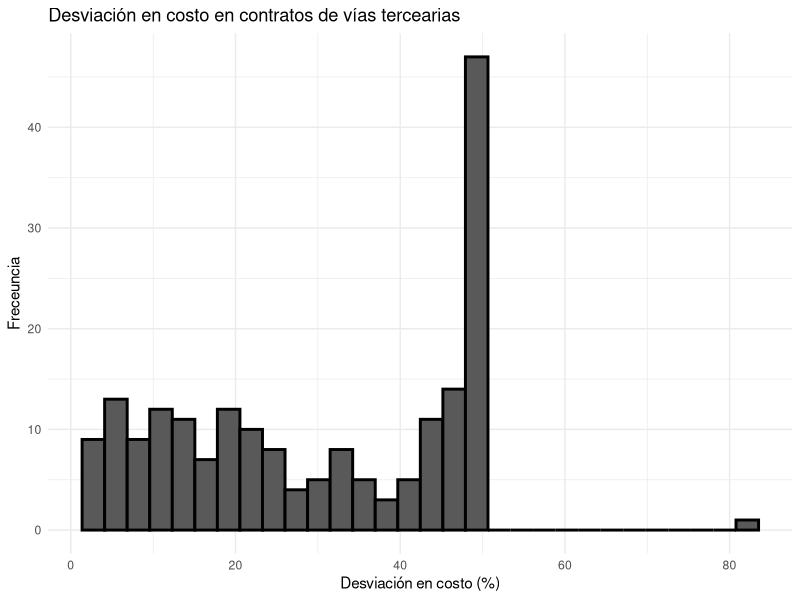
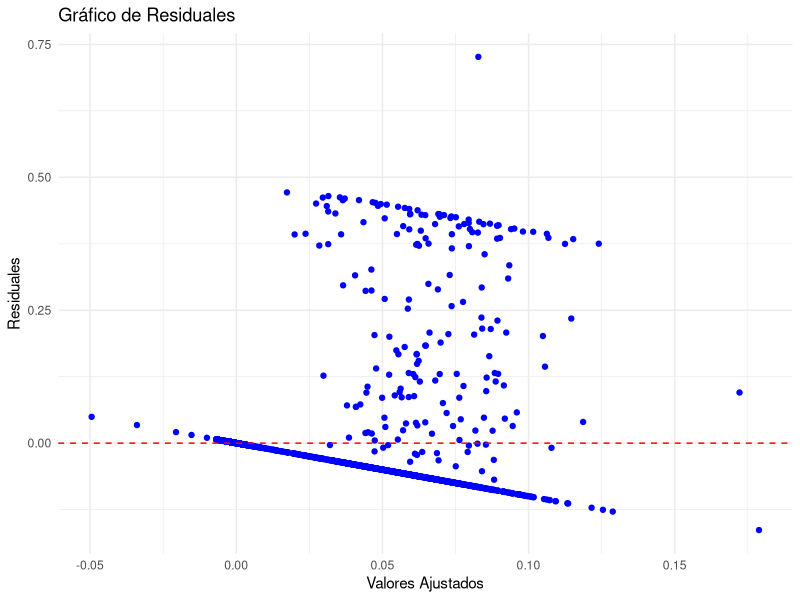

Here is the R script that generated these plots, in order:
## ---- chunk 1
knitr::opts_chunk$set(echo = TRUE)
## ---- chunk 2
datos_vr <- read.csv("../data/collected_vias_rurales_ve_data_v5.csv")
summary(datos_vr)
## ---- chunk 3
cols <- c('COST_DEVIATION','CONTRACT_VALUE_LOGNORM',
          'ORIGINAL_DEADLINE','AWARD_GROWTH','PROJECT_INTENSITY_NORM',
          'TOTAL_CONTRACTS_OBRAS_ENTITY','PROPORTION_DEVIATION_ENTITY_ALL_TIME',
          'PROPORTION_COST_DEVIATION_ENTITY_ALL_TIME', 'PROPORTION_TIME_DEVIATION_ENTITY_ALL_TIME',
          'PROJECT_INTENSITY_NORM_ENTITY_ALL_TIME',
          'AWARD_GROWTH_ORIG_ENTITY_ALL_TIME','TOTAL_CONTRACTS_OBRAS_CONT',
          'PROPORTION_DEVIATION_CONT_ALL_TIME','PROPORTION_COST_DEVIATION_CONT_ALL_TIME',
          'PROPORTION_TIME_DEVIATION_CONT_ALL_TIME',
          'PROJECT_INTENSITY_NORM_CONT_ALL_TIME', 'AWARD_GROWTH_ORIG_CONT_ALL_TIME',
          'ECONOMIC_IMPORTANCE', 'OPEN_TRANSPARENCE_GOBERMENT',
          'TRANSPORT_INVESTMENT', 'FISCAL_DESEMPENO')

correlation_matrix <- cor(datos_vr[, cols])
## ---- chunk 4
library(ggplot2)

# Crear scatter plot
ggplot(datos_vr[  datos_vr$COST_DEVIATION > 0,], aes(x = COST_DEVIATION*100)) +
# ggplot(datos_vr, aes(x = PROPORTION_DEVIATION_CONT_ALL_TIME)) +
# ggplot(datos_vr, aes(x = log(PROJECT_INTENSITY_NORM_ENTITY_ALL_TIME + 1))) +
  geom_histogram(color = "black", size = 1) +  # Puntos
    labs(title = "Desviación en costo en contratos de vías tercearias",
       x = "Desviación en costo (%)",
       y = "Freceuncia") +
  theme_minimal()  # Tema limpio
## ---- chunk 5
datos_vr$PROJECT_INTENSITY_LOGNORM <- log(datos_vr$PROJECT_INTENSITY_NORM)
datos_vr$TOTAL_CONTRACTS_OBRAS_ENTITY_LOG <- log(datos_vr$TOTAL_CONTRACTS_OBRAS_ENTITY + 1)
datos_vr$ECONOMIC_IMPORTANCE_LOG <- log(datos_vr$ECONOMIC_IMPORTANCE)
datos_vr$TRANSPORT_INVESTMENT_LOG <- log(datos_vr$TRANSPORT_INVESTMENT)
## ---- chunk 6
cols_model_num <- c('ORIGINAL_DEADLINE','AWARD_GROWTH','PROJECT_INTENSITY_LOGNORM',
          'TOTAL_CONTRACTS_OBRAS_ENTITY_LOG','PROPORTION_DEVIATION_ENTITY_ALL_TIME',
          'PROJECT_INTENSITY_NORM_ENTITY_ALL_TIME',
          'AWARD_GROWTH_ORIG_ENTITY_ALL_TIME','TOTAL_CONTRACTS_OBRAS_CONT',
          'PROPORTION_DEVIATION_CONT_ALL_TIME',
          'PROJECT_INTENSITY_NORM_CONT_ALL_TIME', 'AWARD_GROWTH_ORIG_CONT_ALL_TIME',
          'ECONOMIC_IMPORTANCE_LOG', 'OPEN_TRANSPARENCE_GOBERMENT',
          'TRANSPORT_INVESTMENT_LOG',
          'FISCAL_DESEMPENO')

correlation_matrix <- cor(datos_vr[, cols_model_num])

# Escalar todas las columnas numéricas
datos_vr_scaled <- as.data.frame(scale(datos_vr[,cols_model_num]))

## ---- chunk 7
cols_cat <- c('OWNER','PRESIDENTIAL_PERIOD','REGIONAL_PERIOD','QUARTER')

datos_vr_scaled$IS_DEPARTMENT_GOVERNMENT <- ifelse(datos_vr$OWNER == 'DEPARTMENT_GOVERNMENT', 1, 0)
datos_vr_scaled$IS_PRESIDENTIAL_PERIOD <- ifelse(datos_vr$PRESIDENTIAL_PERIOD == 'True', 1, 0)
datos_vr_scaled$IS_REGIONAL_PERIOD <- ifelse(datos_vr$REGIONAL_PERIOD == 'True', 1, 0)
datos_vr_scaled$Q1 <- ifelse(datos_vr$QUARTER == 1, 1, 0)
datos_vr_scaled$Q2 <- ifelse(datos_vr$QUARTER == 2, 1, 0)
datos_vr_scaled$Q3 <- ifelse(datos_vr$QUARTER == 3, 1, 0)
datos_vr_scaled$Q4 <- ifelse(datos_vr$QUARTER == 4, 1, 0)

datos_vr_scaled$LP <- ifelse(datos_vr$PROCESS_TYPE == 'LICITACION PUBLICA', 1, 0)

dummy_var <- c('IS_DEPARTMENT_GOVERNMENT','IS_PRESIDENTIAL_PERIOD','IS_REGIONAL_PERIOD',
               'Q1','Q2','Q3','LP'
               )
## ---- chunk 8
lm_variables <- c(cols_model_num,dummy_var)
y_variable <- 'COST_DEVIATION'

total_variables <- c(c(y_variable),lm_variables)


datos_vr_scaled$COST_DEVIATION <- datos_vr$COST_DEVIATION
## ---- chunk 9
model1 <- lm(formula= COST_DEVIATION ~ ., data=datos_vr_scaled[,total_variables])
summary(model1)
## ---- chunk 10
# Crear dataframe con residuos
datos_vr$residuos <- residuals(model1)
datos_vr$ajustados <- fitted(model1)

# Graficar
ggplot(datos_vr, aes(x = ajustados, y = residuos)) +
  geom_point(color = "blue") +  # Puntos
  geom_hline(yintercept = 0, color = "red", linetype = "dashed") +  # Línea en 0
  labs(title = "Gráfico de Residuales",
       x = "Valores Ajustados",
       y = "Residuales") +
  theme_minimal()
## ---- chunk 11
lm_variables <- c(cols_model_num,dummy_var)
y_variable <- 'TIME_DEVIATION'

total_variables <- c(c(y_variable),lm_variables)


datos_vr_scaled$TIME_DEVIATION <- datos_vr$TIME_DEVIATION
## ---- chunk 12
model1 <- lm(formula= TIME_DEVIATION ~ ., data=datos_vr_scaled[datos_vr_scaled$TIME_DEVIATION < 3,total_variables])
summary(model1)
## ---- chunk 13
head(datos_vr)

## ---- chunk 14
levels(datos_vr)
